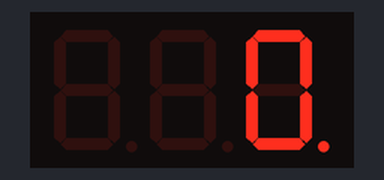
Simulated run of this sketch. Board: Arduino Uno, built with avr-gcc and run on an emulated ATmega328P. Shown: 3-digit seven-segment display. What the sketch prints to the serial monitor is not drawn.

Above: at 0.1 s.
At 4.1 s:
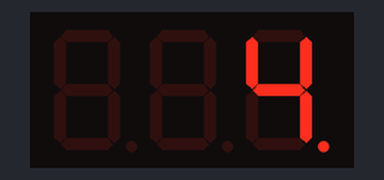
At 9.1 s:
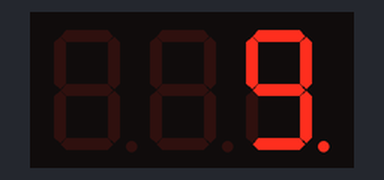
At 19.1 s:
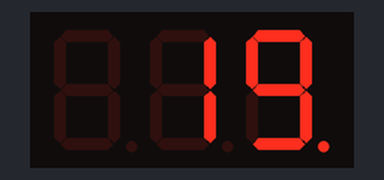
At 28.1 s:
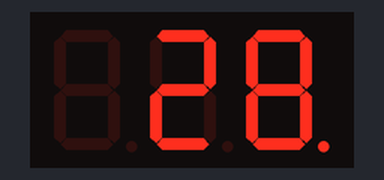
At 38.1 s:
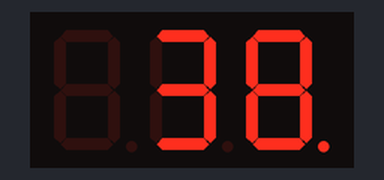

The sketch:

3digit7segmentv2.ino
```cpp
/*
  JimboZA April 2016
  uses sevseg library
  the sevseg refresh means NO blocking code may be used, hence elapsedMillis
  change the .h to reflect segment resistors
*/

#include <SevSeg.h>
#include <elapsedMillis.h> //bwod in a box

SevSeg sevseg; //Instantiate a seven segment controller obj
elapsedMillis timeElapsed;
unsigned int interval = 1000; //how many ms each value displays

byte theNum = 0; // what I want to display

void setup() {

  Serial.begin(9600);
  // put your setup code here, to run once:
  byte numDigits = 3;
  byte digitPins[] = {9, 10, 11};
  byte segmentPins[] = {2, 3, 4, 5, 6, 7, 8}; //Segments: A,B,C,D,E,F,G,Period

  sevseg.begin(COMMON_ANODE, numDigits, digitPins, segmentPins);
  sevseg.setBrightness(100);

  // Jim has resistors on the segments, so edited sevseg.h thus:
  // If you use current-limiting resistors on your segment pins instead of the
  // digit pins, then change the '0' in the line below to a '1'
  //#define RESISTORS_ON_SEGMENTS 1

  Serial.println("setup complete");

}

void loop() {
  // put your main code here, to run repeatedly:

  sevseg.setNumber(theNum, 0);

  sevseg.refreshDisplay(); //must not block this

  //delay(500); // this screws the refresh up so bwod required:

  if (timeElapsed > interval)
  {
    theNum++;
    if (theNum == 1000) theNum = 0;
    timeElapsed = 0;
  }
}//loop
```

Measured:
- what the display in image 1 shows lasts 1.0 s, from 4.0 s to 5.0 s
